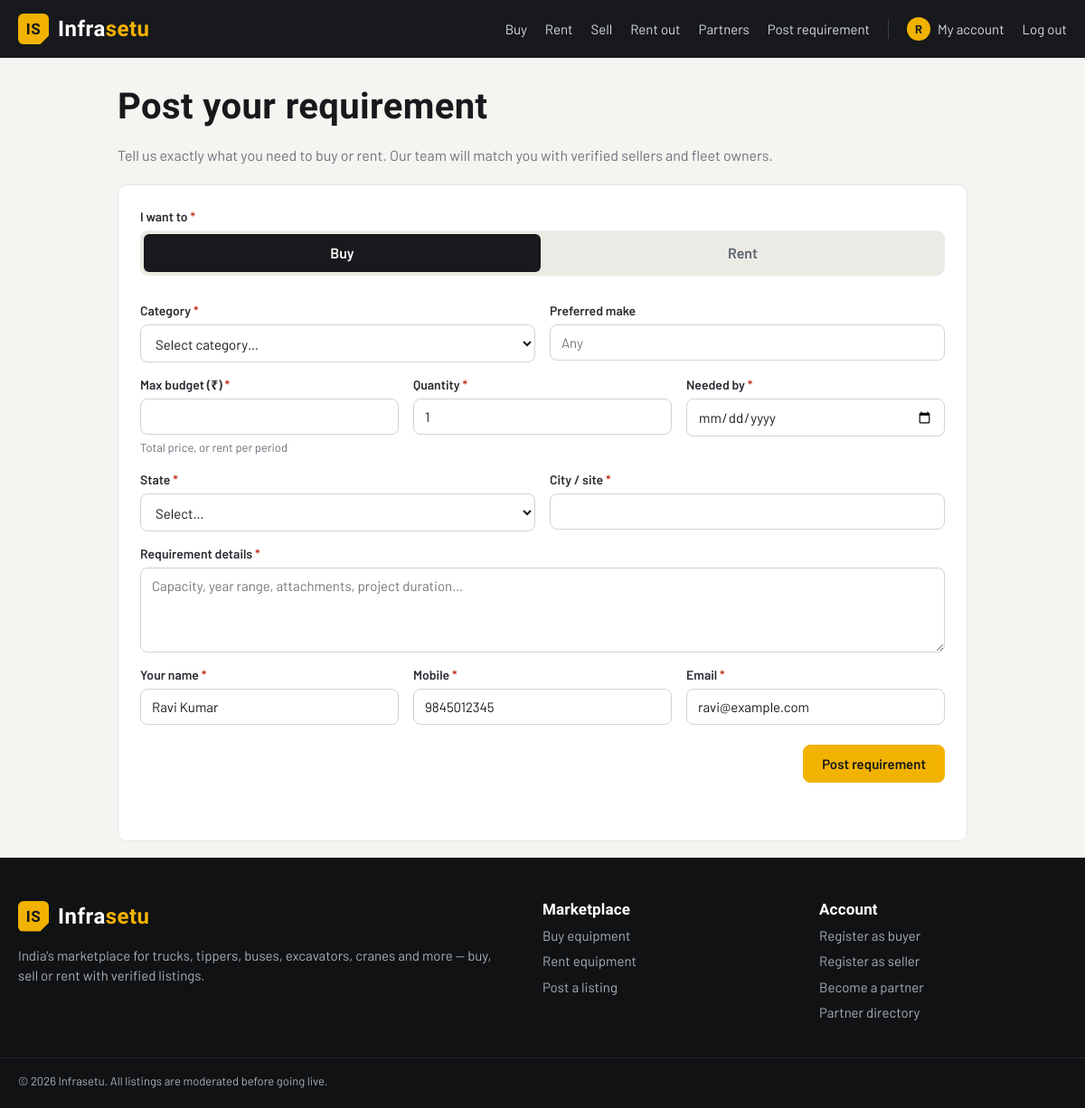
The page /requirement (signed in) on the database its author committed.
### models.py (models this page shows, shortened)
class TimestampMixin:
    created_at = db.Column(db.DateTime, default=datetime.utcnow, nullable=False)
    updated_at = db.Column(db.DateTime, default=datetime.utcnow, onupdate=datetime.utcnow, nullable=False)

class User(TimestampMixin, db.Model):
    __tablename__ = "users"
    id = db.Column(db.Integer, primary_key=True)
    name = db.Column(db.String(120), nullable=False)
    email = db.Column(db.String(160), unique=True, nullable=False, index=True)
    phone = db.Column(db.String(20), nullable=False)
    company = db.Column(db.String(160))
    password_hash = db.Column(db.String(255), nullable=False)
    role = db.Column(db.String(20), default="user", nullable=False)
    is_active = db.Column(db.Boolean, default=True, nullable=False)  # False = suspended
    account_type = db.Column(db.String(20), default="buyer", nullable=False, index=True)
    business_type = db.Column(db.String(60))  # buyer / seller sub-type
    state = db.Column(db.String(60))
    city = db.Column(db.String(80))
    gstin = db.Column(db.String(15))
    pan = db.Column(db.String(10))
    verification_status = db.Column(db.String(20), default="not_submitted", nullable=False)
    verification_note = db.Column(db.String(255))
    verified_at = db.Column(db.DateTime)
    verified_by_id = db.Column(db.Integer)
    last_login_at = db.Column(db.DateTime)
    failed_logins = db.Column(db.Integer, default=0, nullable=False)
    locked_until = db.Column(db.DateTime)
    password_changed_at = db.Column(db.DateTime)
    products = db.relationship("Product", back_populates="user", lazy="dynamic")
    roles = db.relationship("Role", secondary="user_roles", back_populates="users", lazy="selectin",
                            order_by="Role.name")
    partner_profile = db.relationship("PartnerProfile", back_populates="user", uselist=False,
                                      cascade="all, delete-orphan")
    @property
    def permissions(self):
        if any(r.slug == "super_admin" for r in self.roles):
            return set(PERMISSIONS)
        return set().union(*(r.codes for r in self.roles)) if self.roles else set()
    def has_permission(self, code):
        return bool(self.is_active) and code in self.permissions
    @property
    def is_admin(self):
        return self.has_permission("admin.access")

### public.py (the view, shortened to what this page needs)
@bp.route("/requirement", methods=["GET", "POST"])
def requirement():
    f = request.form if request.method == "POST" else request.args
    errors = FormErrors()
    form = f.to_dict()
    if request.method == "GET" and g.user:
        form.setdefault("name", g.user.name)
        form.setdefault("phone", g.user.phone)
        form.setdefault("email", g.user.email)
    return render_template("requirement.html", categories=active_categories(), form=form,
                           errors=errors), (422 if errors else 200)

### models.py (called while the page is built)
    @property
    def codes(self):
        if self.slug == "super_admin":
            return set(PERMISSIONS)
        return {gr.permission for gr in self.grants}

### public.py (called while the page is built)
def active_categories():
    return (Category.query.filter_by(is_active=True)
            .order_by(Category.group, Category.sort_order, Category.name).all())

### utils.py (called while the page is built)
def load_current_user():
    uid = session.get("user_id")
    g.user = db.session.get(User, uid) if uid else None
    if g.user is not None and not g.user.is_active:
        session.clear()
        g.user = None

def csrf_token():
    if "_csrf" not in session:
        session["_csrf"] = secrets.token_hex(16)
    return session["_csrf"]

def check_csrf():
    if request.method == "POST":
        token = request.form.get("_csrf") or request.headers.get("X-CSRF-Token")
        if not token or token != session.get("_csrf"):
            abort(400, description="Invalid or missing form token. Please reload the page and try again.")

### templates/requirement.html (shortened to what this page needs)
{% extends "base.html" %}
{% from "_macros.html" import input, textarea, select, category_select, err %}
{% block content %}
<div class="wrap narrow">
  <div class="page-head">
    <h1>Post your requirement</h1>
    <p class="muted">Tell us exactly what you need to buy or rent. Our team will match you with verified sellers and fleet owners.</p>
  </div>
  <form method="post" class="form-section" data-validate>
    {% set intent = form.get('intent', 'buy') %}
    <div class="field{% if errors.get('intent') %} has-error{% endif %}">
      <label>I want to <span class="req">*</span></label>
      <div class="seg"><label><input type="radio" name="intent" value="buy" {% if intent != 'rent' %}checked{% endif %}><span>Buy</span></label>
        <label><input type="radio" name="intent" value="rent" {% if intent == 'rent' %}checked{% endif %}><span>Rent</span></label></div>
    </div>
    <div class="row-2">
      {{ category_select('category', 'Category', categories, form, errors, required=True) }}
      {{ input('manufacturer', 'Preferred make', form, errors, placeholder='Any') }}
    </div>
    <div class="row-3">
      {{ input('budget_max', 'Max budget (₹)', form, errors, type='number', required=True, attrs='min=1', help='Total price, or rent per period') }}
      {{ input('quantity', 'Quantity', form if form.get('quantity') else dict(form, quantity=1), errors, type='number', required=True, attrs='min=1') }}
      {{ input('needed_by', 'Needed by', form, errors, type='date', required=True) }}
    </div>
    <div class="row-2">
      {{ select('state', 'State', INDIAN_STATES, form, errors, required=True) }}
      {{ input('city', 'City / site', form, errors, required=True) }}
    </div>
    {{ textarea('details', 'Requirement details', form, errors, required=True, rows=4, placeholder='Capacity, year range, attachments, project duration…', attrs='minlength=20') }}
    <div class="row-3">
      {{ input('name', 'Your name', form, errors, required=True) }}
      {{ input('phone', 'Mobile', form, errors, type='tel', required=True) }}
      {{ input('email', 'Email', form, errors, type='email', required=True) }}
    </div>
    <div class="form-actions"><button class="btn btn-primary">Post requirement</button></div>
  </form>
</div>
{% endblock %}

### templates/base.html (shortened to what this page needs)
<!doctype html>
<html lang="en">
<head>
  <link rel="stylesheet" href="{{ url_for('static', filename='css/style.css') }}">
</head>
<body class="{% block body_class %}public{% endblock %}">
{% block header %}
<header class="site-header">
  <div class="wrap header-inner">
    <a class="brand" href="{{ url_for('public.home') }}"><span class="brand-mark">IS</span> <span>Infra<b>setu</b></span></a>
    <nav class="main-nav">
      <a href="{{ url_for('public.search', intent='buy') }}">Buy</a>
      <a href="{{ url_for('public.search', intent='rent') }}">Rent</a>
      <a href="{{ url_for('public.post_listing', type='sell') }}">Sell</a>
      <a href="{{ url_for('public.post_listing', type='rent') }}">Rent out</a>
      <a href="{{ url_for('public.partners') }}">Partners</a>
      <a href="{{ url_for('public.requirement') }}">Post requirement</a>
      {% if g.user %}
        <a href="{{ url_for('auth.account') }}" class="nav-account"><span class="avatar" aria-hidden="true">{{ g.user.name[:1]|upper }}</span> My account</a>
        <form method="post" action="{{ url_for('auth.logout') }}" class="inline">
          <button class="link-btn">Log out</button>
        </form>
      {% else %}
        <a href="{{ url_for('auth.login') }}">Log in</a>
        <a href="{{ url_for('auth.register') }}" class="btn btn-primary btn-sm">Register</a>
      {% endif %}
    </nav>
  </div>
</header>
{% endblock %}
<main>{% block content %}{% endblock %}</main>
{% block footer %}
<footer class="site-footer">
  <div class="wrap footer-inner">
    <div>
      <a class="brand" href="{{ url_for('public.home') }}"><span class="brand-mark">IS</span> <span>Infra<b>setu</b></span></a>
      <p>India's marketplace for trucks, tippers, buses, excavators, cranes and more — buy, sell or rent with verified listings.</p>
    </div>
    <div>
      <h4>Marketplace</h4>
      <a href="{{ url_for('public.search', intent='buy') }}">Buy equipment</a>
      <a href="{{ url_for('public.search', intent='rent') }}">Rent equipment</a>
      <a href="{{ url_for('public.post_listing') }}">Post a listing</a>
    </div>
    <div>
      <h4>Account</h4>
      <a href="{{ url_for('auth.register', type='buyer') }}">Register as buyer</a>
      <a href="{{ url_for('auth.register', type='seller') }}">Register as seller</a>
      <a href="{{ url_for('auth.register', type='partner') }}">Become a partner</a>
      <a href="{{ url_for('public.partners') }}">Partner directory</a>
    </div>
  </div>
  <div class="wrap copyright">© {{ 2026 }} Infrasetu. All listings are moderated before going live.</div>
</footer>
{% endblock %}
</body>
</html>

### templates/_macros.html (shortened to what this page needs)
{% macro label(name, text, required=False) -%}
<label for="f-{{ name }}">{{ text }}{% if required %} <span class="req" aria-hidden="true">*</span>{% endif %}</label>
{%- endmacro %}
{% macro input(name, text, form, errors, type="text", required=False, placeholder="", help="", attrs="") -%}
<div class="field{% if errors and errors.get(name) %} has-error{% endif %}">
  {{ label(name, text, required) }}
  <input id="f-{{ name }}" name="{{ name }}" type="{{ type }}" value="{{ form.get(name, '') if form else '' }}"
         placeholder="{{ placeholder }}" {% if required %}required{% endif %} {{ attrs|safe }}>
  {% if help %}<small class="help">{{ help }}</small>{% endif %}
</div>
{%- endmacro %}
{% macro textarea(name, text, form, errors, required=False, rows=4, placeholder="", help="", attrs="") -%}
<div class="field{% if errors and errors.get(name) %} has-error{% endif %}">
  {{ label(name, text, required) }}
  <textarea id="f-{{ name }}" name="{{ name }}" rows="{{ rows }}" placeholder="{{ placeholder }}"
            {% if required %}required{% endif %} {{ attrs|safe }}>{{ form.get(name, '') if form else '' }}</textarea>
</div>
{%- endmacro %}
{% macro select(name, text, options, form, errors, required=False, placeholder="Select…", help="", attrs="") -%}
<div class="field{% if errors and errors.get(name) %} has-error{% endif %}">
  {{ label(name, text, required) }}
  <select id="f-{{ name }}" name="{{ name }}" {% if required %}required{% endif %} {{ attrs|safe }}>
    {% if placeholder %}<option value="">{{ placeholder }}</option>{% endif %}
  </select>
</div>
{%- endmacro %}
{% macro category_select(name, text, categories, form, errors, required=True, leaf_only=False, placeholder="Select category…", attrs="") -%}
<div class="field{% if errors and errors.get(name) %} has-error{% endif %}">
  {{ label(name, text, required) }}
  <select id="f-{{ name }}" name="{{ name }}" {% if required %}required{% endif %} {{ attrs|safe }}>
    <option value="">{{ placeholder }}</option>
  </select>
</div>
{%- endmacro %}

### rows shown on the page
User: user "R", name "Ravi Kumar", phone "9845012345", email "ravi@example.com"

### other values the page prints
{{ text }} "Category Preferred make Max budget (₹) Quantity Needed by State City / site Requirement details Your name Mobile Email"
{{ help }} "Total price, or rent per period"
{{ 2026 }} "2026"
form field category "Select category…"
form field state "Select…"
